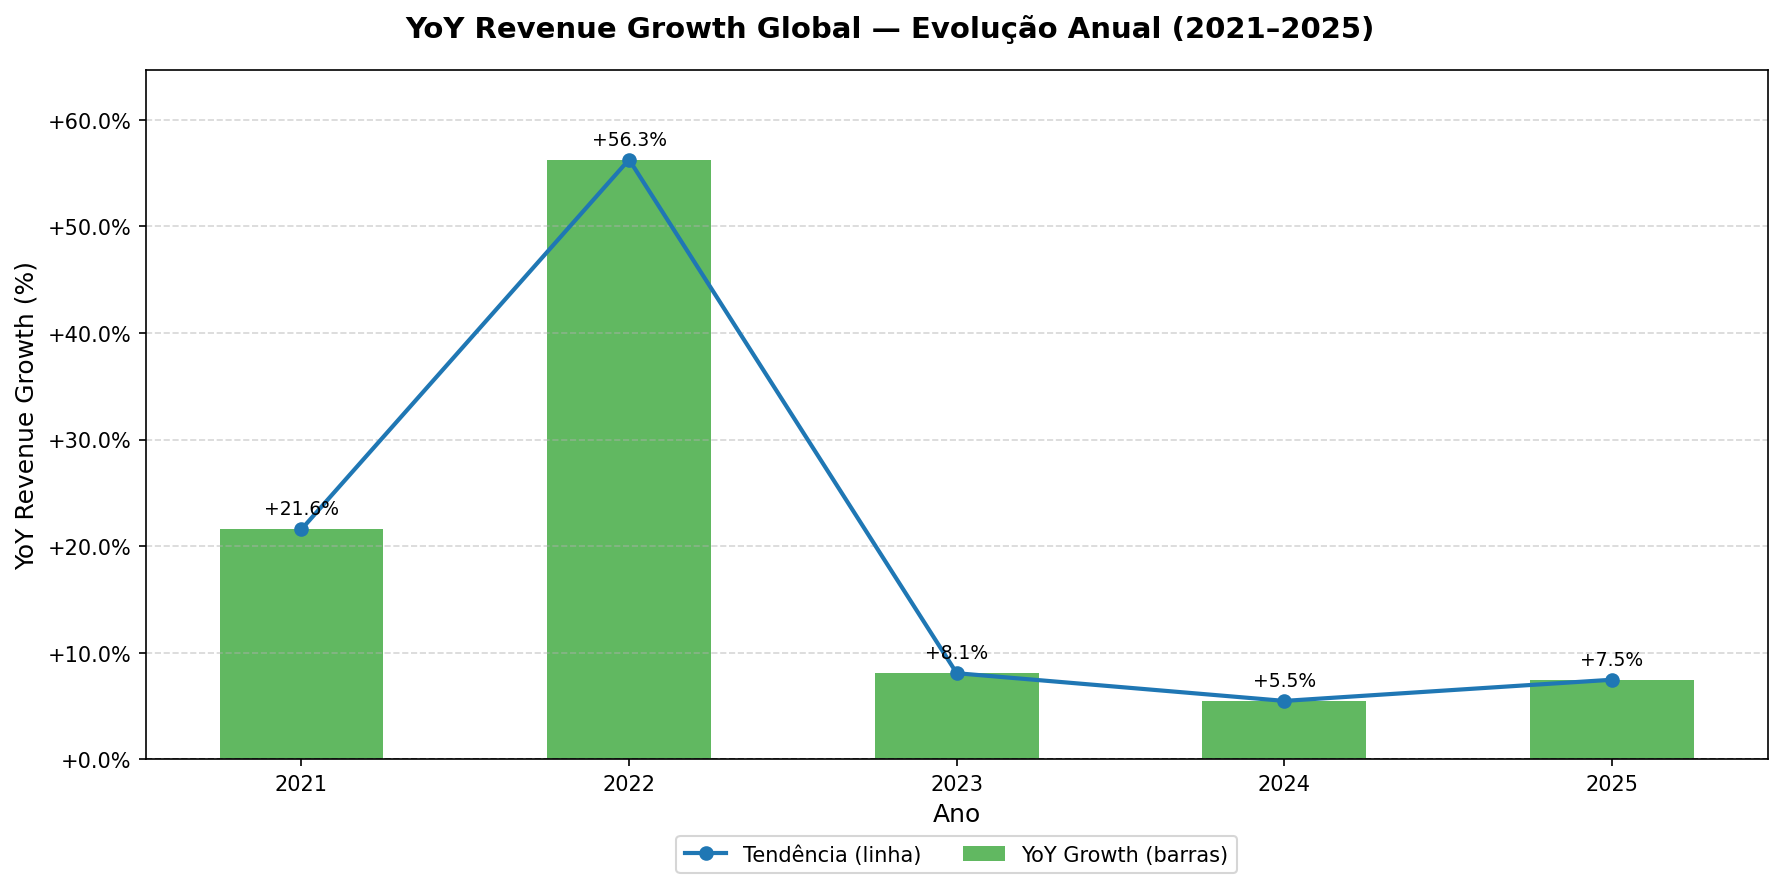

Here is the Python script that generated this plot:
"""
F07 — YoY Revenue Growth Global
(Revenue_t − Revenue_t-1) / Revenue_t-1 × 100

Gera 2 ficheiros:
  yoy_revenue_growth_global.png       → barras (positivo/negativo) + linha
  yoy_revenue_growth_global_stats.png → tabela de estatísticas
"""

import pandas as pd
import matplotlib.pyplot as plt
import matplotlib.ticker as mticker
import os

# ── Paths ──────────────────────────────────────────────────────────────────────
BASE_DIR   = os.path.dirname(os.path.abspath(__file__))
DATA_PATH  = os.path.join(BASE_DIR, "..", "..", "data", "sales_data_clean.csv")
OUTPUT_DIR = BASE_DIR

# ── Load & prepare ─────────────────────────────────────────────────────────────
df = pd.read_csv(DATA_PATH)
df["Revenue"] = df["Sales_Price"]

annual = (
    df.groupby("Year")["Revenue"]
    .sum()
    .reset_index()
    .sort_values("Year")
)
annual["YoY"] = annual["Revenue"].pct_change() * 100

# Remove o primeiro ano (NaN)
annual_yoy = annual.dropna(subset=["YoY"]).copy()
years      = annual_yoy["Year"].tolist()
yoy        = annual_yoy["YoY"]

# ── Estatísticas ───────────────────────────────────────────────────────────────
stats_rows = [
    ("Cresc. Médio YoY",    f"{yoy.mean():+.1f}%"),
    ("Melhor Ano",          f"{years[yoy.argmax()]} ({yoy.max():+.1f}%)"),
    ("Pior Ano",            f"{years[yoy.argmin()]} ({yoy.min():+.1f}%)"),
    ("Anos Positivos",      f"{(yoy > 0).sum()} de {len(yoy)}"),
    ("Anos Negativos",      f"{(yoy < 0).sum()} de {len(yoy)}"),
    ("Mediana YoY",         f"{yoy.median():+.1f}%"),
    ("Desvio Padrão",       f"{yoy.std():.1f} pp"),
]

# ────────────────────────────────────────────────────────────────────────────────
# PNG 1 — Barras + Linha
# ────────────────────────────────────────────────────────────────────────────────
colors_bar = ["#2ca02c" if v >= 0 else "#d62728" for v in yoy]

fig, ax = plt.subplots(figsize=(12, 6))
fig.suptitle("YoY Revenue Growth Global — Evolução Anual (2021–2025)",
             fontsize=14, fontweight="bold")

bars = ax.bar(
    annual_yoy["Year"],
    annual_yoy["YoY"],
    color=colors_bar,
    alpha=0.75,
    width=0.5,
    label="YoY Growth (barras)",
)

ax.plot(
    annual_yoy["Year"],
    annual_yoy["YoY"],
    marker="o",
    color="#1f77b4",
    linewidth=2,
    label="Tendência (linha)",
)

ax.axhline(0, color="#555555", linewidth=0.8, linestyle="--")

for bar, val in zip(bars, annual_yoy["YoY"]):
    offset = abs(yoy.max() - yoy.min()) * 0.02
    va     = "bottom" if val >= 0 else "top"
    y_pos  = val + offset if val >= 0 else val - offset
    ax.text(
        bar.get_x() + bar.get_width() / 2,
        y_pos,
        f"{val:+.1f}%",
        ha="center", va=va, fontsize=9,
    )

ax.yaxis.set_major_formatter(mticker.FuncFormatter(lambda x, _: f"{x:+.1f}%"))
ax.set_xlabel("Ano", fontsize=12)
ax.set_ylabel("YoY Revenue Growth (%)", fontsize=12)
ax.set_xticks(annual_yoy["Year"])
ax.legend(loc="lower center", bbox_to_anchor=(0.5, -0.18), ncol=2, fontsize=10)
ax.grid(axis="y", linestyle="--", alpha=0.5)
ax.margins(y=0.15)

plt.tight_layout()
p = os.path.join(OUTPUT_DIR, "yoy_revenue_growth_global.png")
plt.savefig(p, dpi=150, bbox_inches="tight")
print(f"Guardado: {p}")
plt.close()

# ────────────────────────────────────────────────────────────────────────────────
# PNG 2 — Tabela de estatísticas
# ────────────────────────────────────────────────────────────────────────────────
n_rows  = len(stats_rows)
fig_h   = 1.0 + n_rows * 0.52 + 0.5
fig, ax = plt.subplots(figsize=(7, fig_h))
ax.axis("off")
fig.suptitle("Estatísticas Acumuladas — YoY Revenue Growth Global",
             fontsize=13, fontweight="bold", y=0.97)

cell_data  = [[v] for _, v in stats_rows]
row_labels = [l for l, _ in stats_rows]

tbl = ax.table(
    cellText=cell_data,
    rowLabels=row_labels,
    colLabels=["Valor"],
    cellLoc="center",
    rowLoc="left",
    loc="center",
    bbox=[0.0, 0.0, 1.0, 0.92],
    colWidths=[0.28, 0.72],
)
tbl.auto_set_font_size(False)
tbl.set_fontsize(11)

tbl[(0, 0)].set_facecolor("#1f77b4")
tbl[(0, 0)].set_text_props(color="white", fontweight="bold")
tbl[(0, 0)].set_edgecolor("#bbbbbb")
tbl[(0, 0)].set_height(0.13)

for i in range(n_rows):
    tbl[(i + 1, -1)].set_facecolor("#e8e8e8")
    tbl[(i + 1, -1)].set_text_props(fontweight="bold")
    tbl[(i + 1, -1)].set_edgecolor("#bbbbbb")
    tbl[(i + 1, -1)].set_height(0.11)
    cell = tbl[(i + 1, 0)]
    cell.set_facecolor("#f7f7f7" if i % 2 == 0 else "#ffffff")
    cell.set_edgecolor("#bbbbbb")
    cell.set_height(0.11)

plt.tight_layout()
p = os.path.join(OUTPUT_DIR, "yoy_revenue_growth_global_stats.png")
plt.savefig(p, dpi=150, bbox_inches="tight")
print(f"Guardado: {p}")
plt.close()
